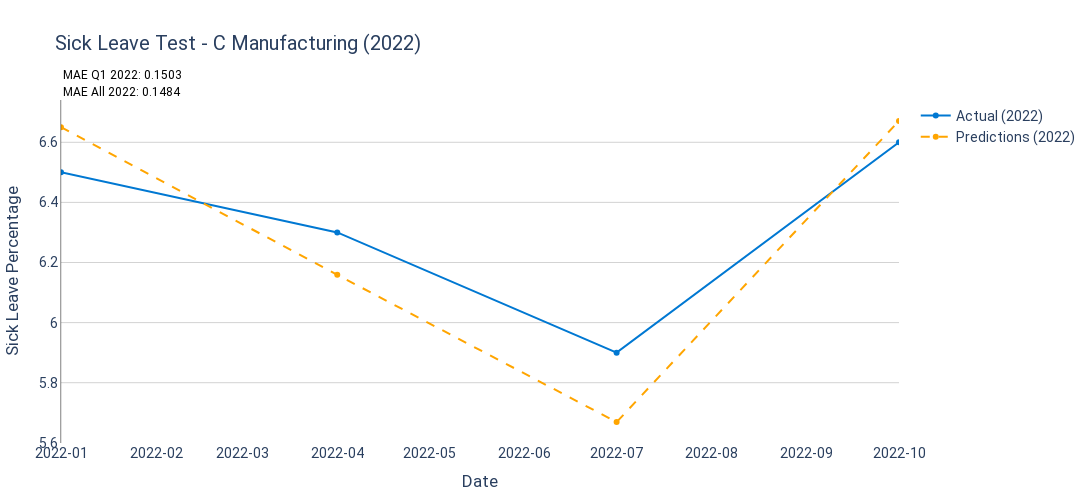

Notebook code for this chart:
### Code cell
# 12. Visualization for 2022
fig_2022 = go.Figure()

# Ensure valid indices for actual and predicted values
valid_indices_2022 = validation_df.index.intersection(y_validation.dropna().index).intersection(y_pred_2022.dropna().index)

# Add actual sick leave percentage line for 2022
fig_2022.add_trace(go.Scatter(
    x=valid_indices_2022,
    y=y_validation.loc[valid_indices_2022],
    mode='lines+markers',
    name='Actual (2022)',
    line=dict(color='#0078d2', width=2)
))

# Add predictions line for 2022
fig_2022.add_trace(go.Scatter(
    x=valid_indices_2022,
    y=y_pred_2022.loc[valid_indices_2022],
    mode='lines+markers',
    name='Predictions (2022)',
    line=dict(color='orange', width=2, dash='dash')
))

# Add MAE annotations for 2022
fig_2022.add_annotation(
    xref="paper", yref="paper", x=0.00, y=1.10, showarrow=False,
    text=f"MAE Q1 2022: {mae_q1_2022:.4f}",
    font=dict(size=12, color="black")
)
fig_2022.add_annotation(
    xref="paper", yref="paper", x=0.00, y=1.05, showarrow=False,
    text=f"MAE All 2022: {mae_all_2022:.4f}",
    font=dict(size=12, color="black")
)

fig_2022.update_layout(
    title=f'Sick Leave Test - C Manufacturing (2022)',
    xaxis_title='Date',
    yaxis_title='Sick Leave Percentage',
    plot_bgcolor='white',
    xaxis=dict(
        showgrid=False,
        tickformat="%Y-%m",
        range=[validation_df.index.min(), validation_df.index.max()]
    ),
    yaxis=dict(
        showgrid=True, gridcolor='lightgrey', showline=True, linewidth=0.5, linecolor='black'
    ),
    font=dict(family="Roboto", size=14),
    margin=dict(l=50, r=50, t=100, b=50),
    width=1100, height=500
)

fig_2022.show()

### Figure 1 — Plotly figure (JSON) as saved in the notebook; plotly's stock layout.template omitted (floating-point values rounded to 4 significant figures)
{"data": [{"line": {"color": "#0078d2", "width": 2}, "mode": "lines+markers", "name": "Actual (2022)", "type": "scatter", "x": ["2022-01-01T00:00:00", "2022-04-01T00:00:00", "2022-07-01T00:00:00", "2022-10-01T00:00:00"], "y": [6.5, 6.3, 5.9, 6.6]}, {"line": {"color": "orange", "dash": "dash", "width": 2}, "mode": "lines+markers", "name": "Predictions (2022)", "type": "scatter", "x": ["2022-01-01T00:00:00", "2022-04-01T00:00:00", "2022-07-01T00:00:00", "2022-10-01T00:00:00"], "y": [6.65, 6.159, 5.669, 6.671]}], "layout": {"annotations": [{"font": {"color": "black", "size": 12}, "showarrow": false, "text": "MAE Q1 2022: 0.1503", "x": 0, "xref": "paper", "y": 1.1, "yref": "paper"}, {"font": {"color": "black", "size": 12}, "showarrow": false, "text": "MAE All 2022: 0.1484", "x": 0, "xref": "paper", "y": 1.05, "yref": "paper"}], "font": {"family": "Roboto", "size": 14}, "height": 500, "margin": {"b": 50, "l": 50, "r": 50, "t": 100}, "plot_bgcolor": "white", "title": {"text": "Sick Leave Test - C Manufacturing (2022)"}, "width": 1100, "xaxis": {"range": ["2022-01-01T00:00:00", "2022-10-01T00:00:00"], "showgrid": false, "tickformat": "%Y-%m", "title": {"text": "Date"}}, "yaxis": {"gridcolor": "lightgrey", "linecolor": "black", "linewidth": 0.5, "showgrid": true, "showline": true, "title": {"text": "Sick Leave Percentage"}}}}
